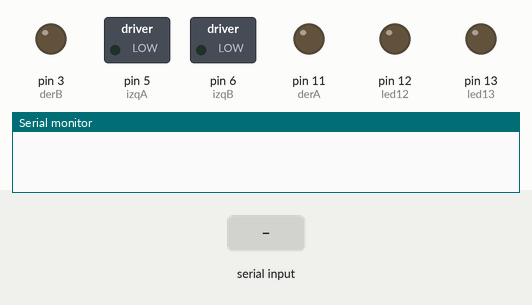
Recording of a sketch running on a simulated Arduino Uno, built with avr-gcc and run on an emulated ATmega328P. On the bench: switched loads named in the sketch (green lamp = pin HIGH), output pins drawn as LEDs (lit = HIGH), the last lines printed to the serial monitor. Inputs (shaded band) come from the test bench.

Above: at 1.2 s.
1.3 s: "1\n" received over Serial
At 4.1 s:
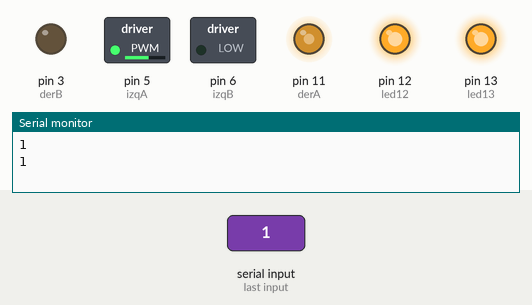
4.3 s: "0\n" received over Serial
At 7.4 s:
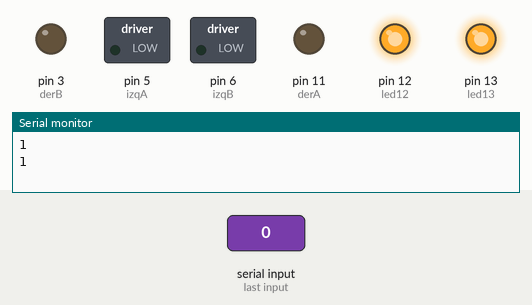
Timing chart, 0 to 12.1 s (numbered marks = the images above; inputs shaded):
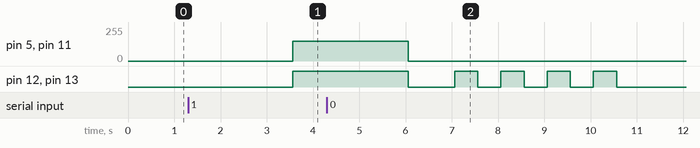

Measured:
- after the input at 1.3 s, pin 5 (izqA), pin 11 (derA): 0/255 → 150/255 after 2.3 s; pin 12 (led12), pin 13 (led13): LOW → HIGH after 2.3 s

The sketch:

codigo-silla-final.ino
```cpp
int izqA = 5;
int derA = 11;
int izqB = 6;
int derB = 3;
int vel = 150; // Velocidad de los motores (0-255)
int led13 = 13;
int led12 = 12;
int val_atras = 1;
String cad;

int pos = 0, val_led1, val_led2, val_led3;
String cad1, cad2, cad3;

void setup()

{
  Serial.begin(9600);
  pinMode(derA, OUTPUT);
  pinMode(derB, OUTPUT);
  pinMode(izqA, OUTPUT);
  pinMode(izqB, OUTPUT);

  Serial.begin(9600);
  delay(30);
  pinMode(led13, OUTPUT);
  digitalWrite(led13, 0);

  Serial.begin(9600);
  delay(30);
  pinMode(led12, OUTPUT);
  digitalWrite(led12, 0);
}


void loop()
{
  if (Serial.available()) {
    cad = Serial.readString();
    pos = cad.indexOf(',');
    cad1 = cad.substring(0, pos);
    cad2 = cad.substring(pos + 1);


    if (val_led1 != cad1.toInt())
    {
      val_led1 = cad1.toInt();
      //digitalWrite(led13, val_led1);

    }

    if (val_led2 != cad2.toInt())

    {
      val_led2 = cad2.toInt();
      //digitalWrite(led12, val_led2);

    }


    //adelante
    if (val_led1 == 1)
    {
      if (val_led2 == 1)
      {
        //Serial.print("Entro_adelante_derecha");
        analogWrite(derA, vel);
        digitalWrite(led13, 1);
        //delay(2000);
        //Serial.print("Entro_adelante_izquierda");
        analogWrite(izqA, vel);
        digitalWrite(led12, 1);
        //delay(2000);
      }
    }


    // izquierda
    if (val_led1 == 1)
    {
      if (val_led2 == 0)
      {
        //Serial.print("Entro_adelante_derecha");
        analogWrite(derA, 0);
        digitalWrite(led13, 1);
        //delay(2000);
        //Serial.print("Entro_adelante_izquierda");
        analogWrite(izqA, vel);
        digitalWrite(led12, 0);
        //delay(2000);
      }
    }

    // derecha
    if (val_led1 == 0)
    {
      if (val_led2 == 1)
      {
        //Serial.print("Entro_adelante_derecha");
        analogWrite(derA, vel);
        digitalWrite(led13, 0);
        //delay(2000);
        //Serial.print("Entro_adelante_izquierda");
        analogWrite(izqA, 1);
        digitalWrite(led12, 1);
        //delay(2000);
      }
    }

    // atras
    if (val_led1 == 2 && val_led2 == 2 )
    {
      analogWrite(derB, vel);
      analogWrite(izqB, vel);

      digitalWrite(led13, 1);
      digitalWrite(led12, 1);
      delay(500);
      digitalWrite(led13, 0);
      digitalWrite(led12, 0);
      delay(500);
      digitalWrite(led13, 1);
      digitalWrite(led12, 1);
      delay(500);
      digitalWrite(led13, 0);
      digitalWrite(led12, 0);
    }

    //detente
    if (val_led1 == 0 && val_led2 == 0)
    {
      digitalWrite(led13, 1);
      digitalWrite(led12, 1);
      delay(500);
      digitalWrite(led13, 0);
      digitalWrite(led12, 0);
      delay(500);
      digitalWrite(led13, 1);
      digitalWrite(led12, 1);
      delay(500);
      digitalWrite(led13, 0);
      digitalWrite(led12, 0);
      delay(500);
      digitalWrite(led13, 1);
      digitalWrite(led12, 1);
      delay(500);
      digitalWrite(led13, 0);
      digitalWrite(led12, 0);
      delay(500);
      digitalWrite(led13, 1);
      digitalWrite(led12, 1);
      delay(500);
      digitalWrite(led13, 0);
      digitalWrite(led12, 0);
    }


    cad = cad + "-Dato procesado";
    Serial.print(cad1);
    Serial.print(cad2);
    Serial.print(cad3);

  }
  delay(2500);
  digitalWrite(led12, LOW);
  digitalWrite(led13, LOW);
  analogWrite(derA, 0);    // Detiene los Motores
  analogWrite(izqA, 0);
  analogWrite(derB, 0);    // Detiene los Motores
  analogWrite(izqB, 0);

}
```
